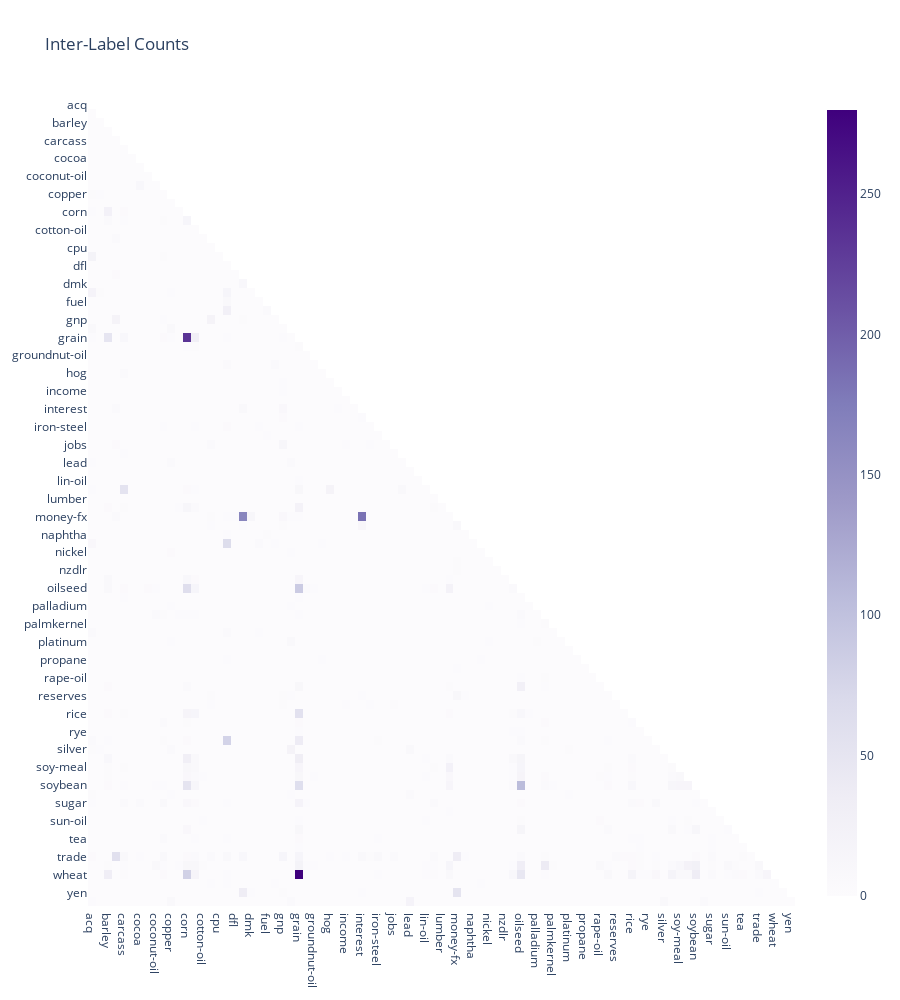

The code cell stored with this chart in its notebook:
### Code cell
title = "Inter-Label Counts"

heat = go.Heatmap(
    z=category_count_matrix_df,
    x=category_count_matrix_df.columns,
    y=category_count_matrix_df.columns,
    colorscale=px.colors.sequential.Purples,
)

layout = go.Layout(
    title_text=title,
    height=1000,
    xaxis_showgrid=False,
    yaxis_showgrid=False,
    yaxis_autorange="reversed",
    paper_bgcolor="rgba(0,0,0,0)",
    plot_bgcolor="rgba(0,0,0,0)",
)

fig = go.Figure(data=[heat], layout=layout)

fig.show()

### Figure 1 — Plotly figure (JSON) as saved in the notebook; plotly's stock layout.template omitted (floating-point values rounded to 4 significant figures; data arrays with more than 128 entries replaced by an {"elided": "..."} marker saying what was removed)
{"data": [{"colorscale": [[0, "rgb(252,251,253)"], [0.125, "rgb(239,237,245)"], [0.25, "rgb(218,218,235)"], [0.375, "rgb(188,189,220)"], [0.5, "rgb(158,154,200)"], [0.625, "rgb(128,125,186)"], [0.75, "rgb(106,81,163)"], [0.875, "rgb(84,39,143)"], [1, "rgb(63,0,125)"]], "type": "heatmap", "x": ["acq", "alum", "barley", "bop", "carcass", "castor-oil", "cocoa", "coconut", "coconut-oil", "coffee", "copper", "copra-cake", "corn", "cotton", "cotton-oil", "cpi", "cpu", "crude", "dfl", "dlr", "dmk", "earn", "fuel", "gas", "gnp", "gold", "grain", "groundnut", "groundnut-oil", "heat", "hog", "housing", "income", "instal-debt", "interest", "ipi", "iron-steel", "jet", "jobs", "l-cattle", "lead", "lei", "lin-oil", "livestock", "lumber", "meal-feed", "money-fx", "money-supply", "naphtha", "nat-gas", "nickel", "nkr", "nzdlr", "oat", "oilseed", "orange", "palladium", "palm-oil", "palmkernel", "pet-chem", "platinum", "potato", "propane", "rand", "rape-oil", "rapeseed", "reserves", "retail", "rice", "rubber", "rye", "ship", "silver", "sorghum", "soy-meal", "soy-oil", "soybean", "strategic-metal", "sugar", "sun-meal", "sun-oil", "sunseed", "tea", "tin", "trade", "veg-oil", "wheat", "wpi", "yen", "zinc"], "y": ["acq", "alum", "barley", "bop", "carcass", "castor-oil", "cocoa", "coconut", "coconut-oil", "coffee", "copper", "copra-cake", "corn", "cotton", "cotton-oil", "cpi", "cpu", "crude", "dfl", "dlr", "dmk", "earn", "fuel", "gas", "gnp", "gold", "grain", "groundnut", "groundnut-oil", "heat", "hog", "housing", "income", "instal-debt", "interest", "ipi", "iron-steel", "jet", "jobs", "l-cattle", "lead", "lei", "lin-oil", "livestock", "lumber", "meal-feed", "money-fx", "money-supply", "naphtha", "nat-gas", "nickel", "nkr", "nzdlr", "oat", "oilseed", "orange", "palladium", "palm-oil", "palmkernel", "pet-chem", "platinum", "potato", "propane", "rand", "rape-oil", "rapeseed", "reserves", "retail", "rice", "rubber", "rye", "ship", "silver", "sorghum", "soy-meal", "soy-oil", "soybean", "strategic-metal", "sugar", "sun-meal", "sun-oil", "sunseed", "tea", "tin", "trade", "veg-oil", "wheat", "wpi", "yen", "zinc"], "z": {"elided": "90x90 int values"}}], "layout": {"height": 1000, "paper_bgcolor": "rgba(0,0,0,0)", "plot_bgcolor": "rgba(0,0,0,0)", "title": {"text": "Inter-Label Counts"}, "xaxis": {"showgrid": false}, "yaxis": {"autorange": "reversed", "showgrid": false}}}
